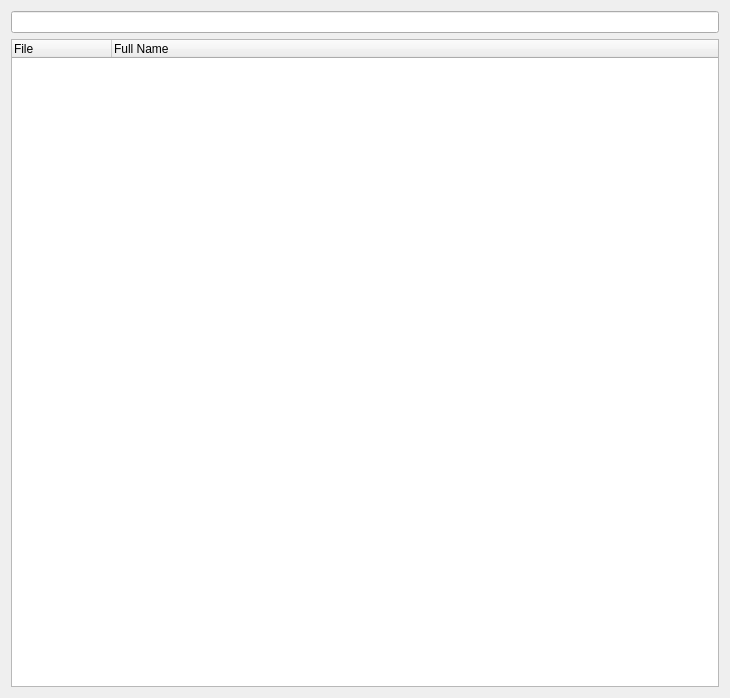
<?xml version="1.0" encoding="UTF-8"?>
<ui version="4.0">
 <class>SeerSourceBrowserWidgetForm</class>
 <widget class="QWidget" name="SeerSourceBrowserWidgetForm">
  <property name="geometry">
   <rect>
    <x>0</x>
    <y>0</y>
    <width>730</width>
    <height>698</height>
   </rect>
  </property>
  <property name="windowTitle">
   <string>Source Browser</string>
  </property>
  <layout class="QGridLayout" name="gridLayout">
   <item row="1" column="0" colspan="2">
    <widget class="QTreeWidget" name="sourceTreeWidget">
     <property name="columnCount">
      <number>2</number>
     </property>
     <column>
      <property name="text">
       <string>File</string>
      </property>
     </column>
     <column>
      <property name="text">
       <string>Full Name</string>
      </property>
     </column>
    </widget>
   </item>
   <item row="0" column="0" colspan="2">
    <widget class="QHistoryLineEdit" name="sourceSearchLineEdit">
     <property name="toolTip">
      <string>Search in the list of files. &quot;*&quot; is allowed.</string>
     </property>
     <property name="statusTip">
      <string/>
     </property>
    </widget>
   </item>
  </layout>
 </widget>
 <customwidgets>
  <customwidget>
   <class>QHistoryLineEdit</class>
   <extends>QLineEdit</extends>
   <header location="global">QHistoryLineEdit.h</header>
  </customwidget>
 </customwidgets>
 <resources/>
 <connections/>
</ui>
